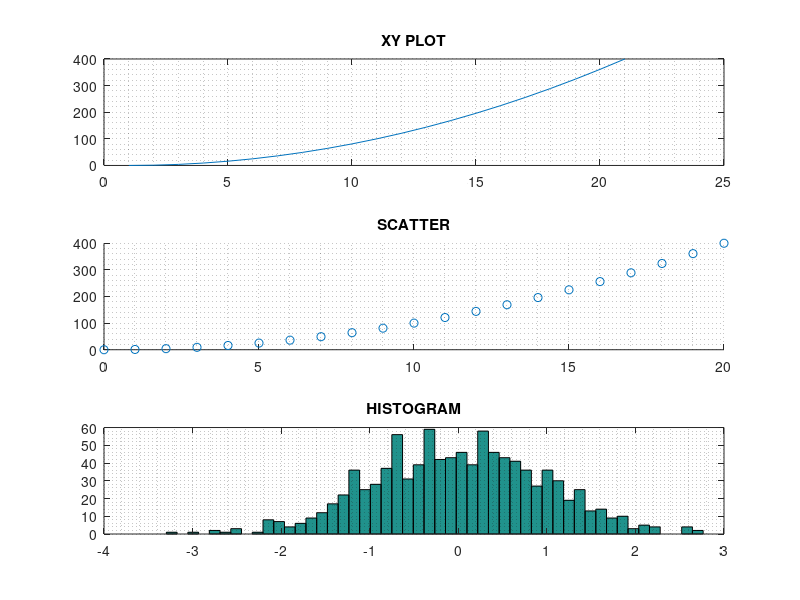
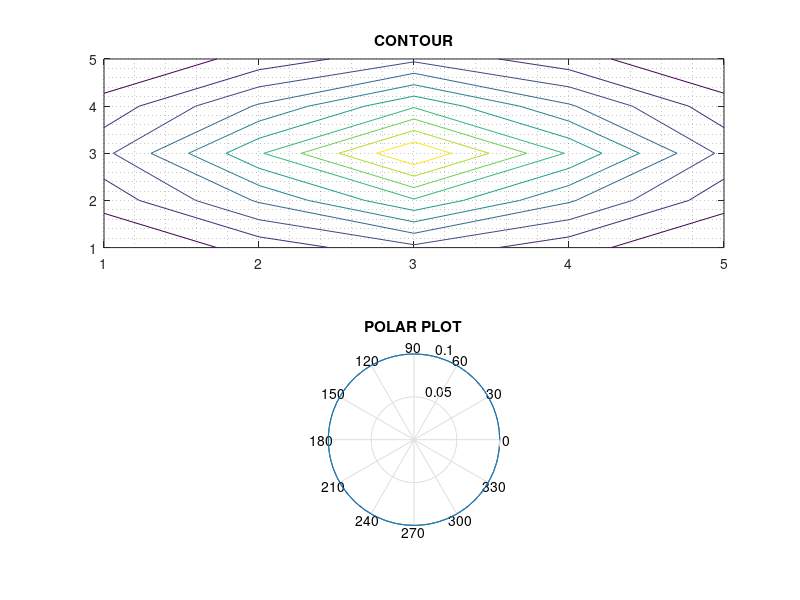
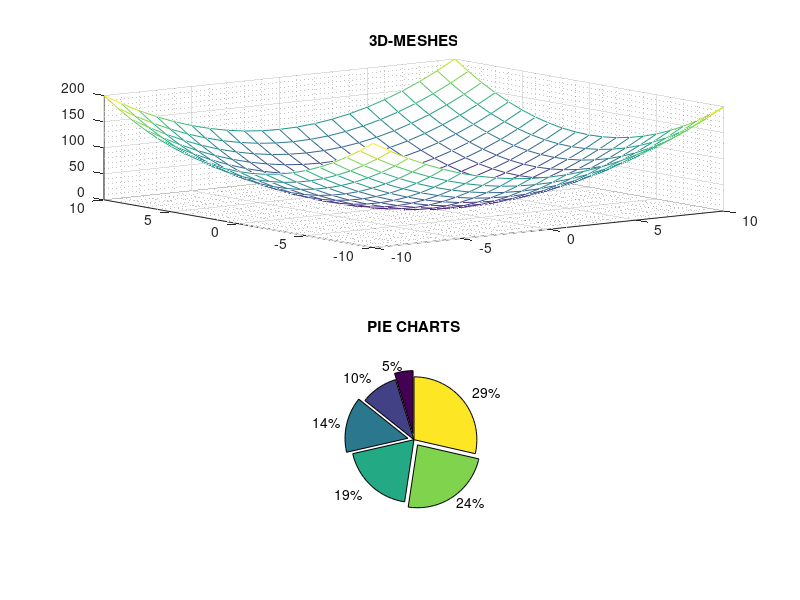

Recreate these plots in MATLAB, in order.
y = 0:20;
y = y .^2;    % X-Y Plot
figure(1)
subplot(3,1,1)
plot(y)
title('XY PLOT')
grid minor


x = 0:20;
subplot(3,1,2)
scatter(x,y)
title('SCATTER')
grid minor


a = randn(1000,1);
subplot(3,1,3)
hist(a,50)
title('HISTOGRAM')
grid minor


x = [1 2 3 2 1]
y = x;
z = x' * y;
figure(2)
subplot(2,1,1)
contour(z)
title('CONTOUR')
grid minor


x = 0:0.1:2*pi;
y = linspace(0.1,0.1,63);
subplot(2,1,2)
polar(x,y)
title('POLAR PLOT')
grid minor


x = -10:10;
y = x;
[x,y] = meshgrid(x,y);
z = x .^2 + y .^2;
figure(3)
subplot(2,1,1)
mesh(x,y,z);
title('3D-MESHES')
grid minor

a = 1:6;
e = [1 0 1 0 1 0];
subplot(2,1,2)
pie(a,e);
title('PIE CHARTS')
grid minor